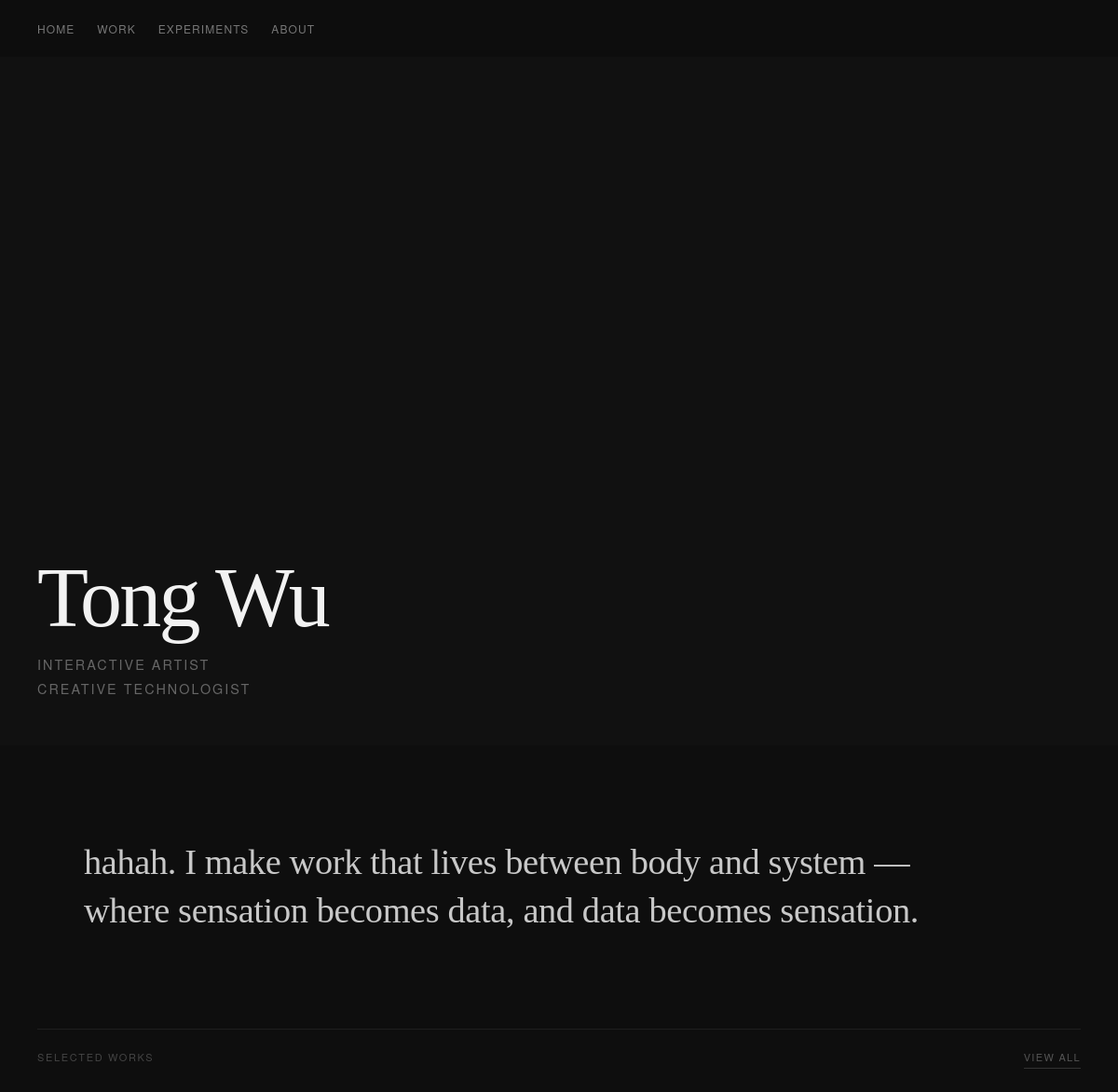
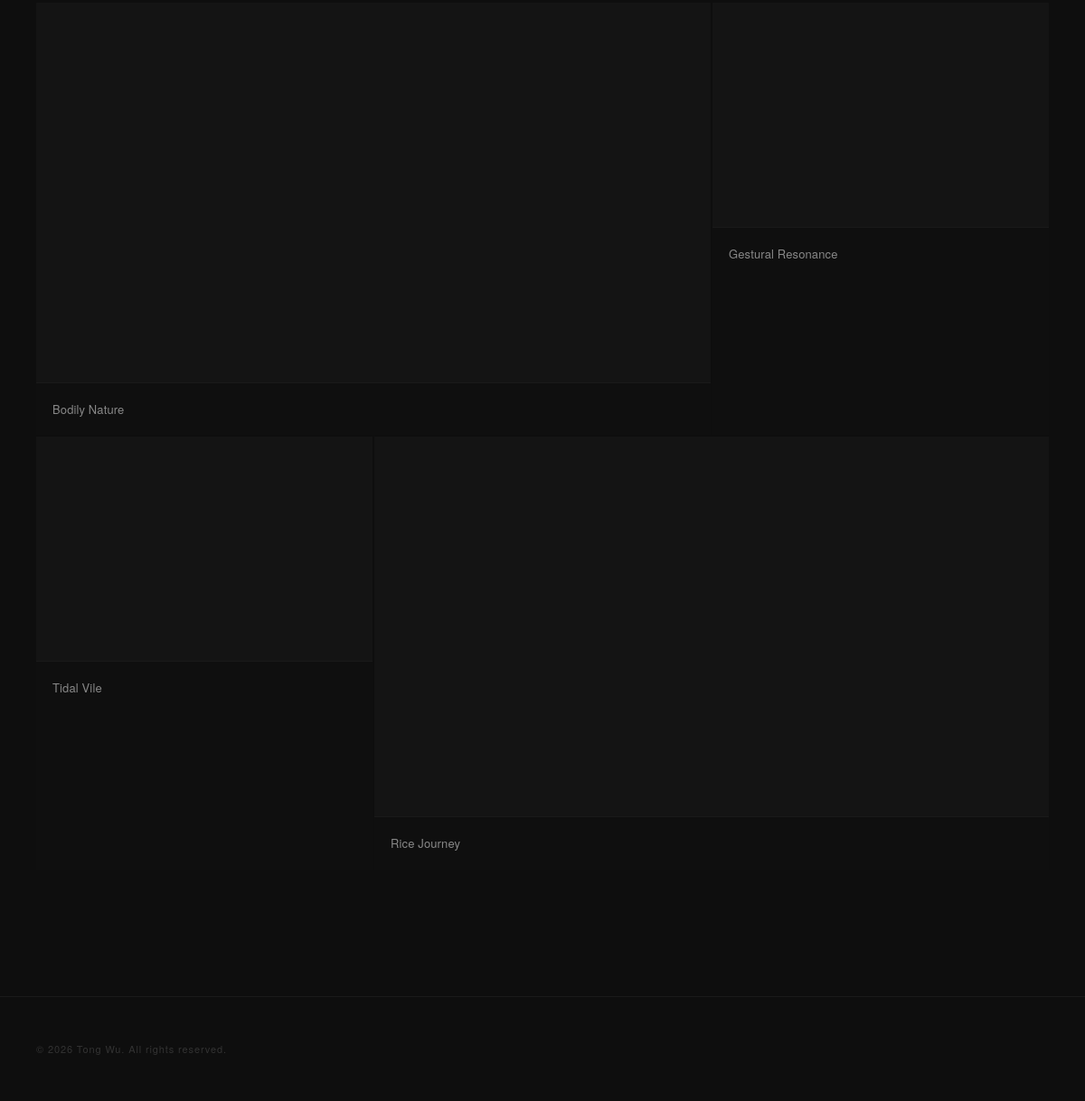
The page / on the database its author committed (2 pictures, top to bottom).
### tables this page shows
CREATE TABLE projects (
    id INTEGER PRIMARY KEY AUTOINCREMENT,
    title TEXT,
    slug TEXT,
    immersion TEXT,
    context TEXT,
    system_text TEXT,
    interaction_text TEXT,
    material TEXT,
    reflection TEXT
, year TEXT, category TEXT, cover_image TEXT, video_url TEXT, is_published INTEGER DEFAULT 1, created_at TEXT, updated_at TEXT, edit_count INTEGER DEFAULT 0, sort_order INTEGER DEFAULT 0, skillset TEXT, exhibition TEXT, location TEXT, sections TEXT, subtitle TEXT);

### public/index.php (called while the page is built)
<?php
require __DIR__ . '/router.php';

### public/home.php (the view, shortened to what this page needs)
<?php
require_once __DIR__ . '/../src/functions.php';
$all = get_all_projects();
$selected_slugs = ['beyond-pitaya', 'bodily-nature', 'tidal-vile', 'rice-journey', 'gestural-resonance'];
$selected = array_filter($all, fn($p) => in_array($p['slug'], $selected_slugs));
?>
<section class="home-hero">
  <div class="home-hero-image">
  </div>
  <div class="home-hero-text">
    <h1 class="home-name">Tong Wu</h1>
    <p class="home-tagline">Interactive Artist<br>Creative Technologist</p>
  </div>
</section>
<section class="home-ideology">
  <p class="home-ideology-text">
    hahah. I make work that lives between body and system —<br>
    where sensation becomes data, and data becomes sensation.
  </p>
</section>
<section class="home-selected">
  <div class="home-selected-header">
    <span class="home-selected-label">Selected Works</span>
    <a href="/work" class="view-all">View all</a>
  </div>
  <div class="home-works-grid">
    <?php $i = 0; foreach ($selected as $p):
        $large = $i === 0 || $i === 3;
    ?>
    <a href="/p/<?= htmlspecialchars($p['slug']) ?>"
       class="home-work-card<?= $large ? ' home-work-card--large' : '' ?>">
      <div class="home-work-image">
      </div>
      <div class="home-work-meta">
        <span class="home-work-title"><?= htmlspecialchars($p['title']) ?></span>
      </div>
    </a>
    <?php $i++; endforeach; ?>
  </div>
</section>

### public/css/style.css (style rules this page uses)
*, *::before, *::after { box-sizing: border-box; margin: 0; padding: 0; }
html { background: #0e0e0e; }
body { background: #0e0e0e; color: #d4d4d4; font-family: 'Georgia', serif; font-size: 17px; line-height: 1.75; -webkit-text-size-adjust: 100%; padding-top: 64px; }
.home-hero { margin-top: -64px; }
.view-all { display: inline-block; font-family: 'Helvetica Neue', sans-serif; font-size: 11px; letter-spacing: 0.12em; text-transform: uppercase; color: #555; text-decoration: none; border-bottom: 1px solid #333; padding-bottom: 2px; transition: color 0.2s, border-color 0.2s; }
.home-hero { position: relative; width: 100%; height: 100svh; min-height: 500px; display: flex; align-items: flex-end; justify-content: flex-start; padding: 48px 40px; overflow: hidden; background: #0a0a0a; }
.home-hero-image { position: absolute; inset: 0; background: #111; }
.home-hero-text { position: relative; z-index: 1; display: flex; flex-direction: column; gap: 16px; }
.home-name { font-size: clamp(2.1rem, 7.5vw, 6.75rem); font-weight: 400; color: #f2f2f2; letter-spacing: -0.03em; line-height: 0.95; }
.home-tagline { font-family: 'Helvetica Neue', sans-serif; font-size: clamp(0.65rem, 2vw, 0.9rem); letter-spacing: 0.14em; text-transform: uppercase; color: #666; line-height: 1.8; }
.home-ideology { padding: 100px 40px; max-width: 1100px; margin: 0 auto; }
.home-ideology-text { font-size: clamp(1.25rem, 3.2vw, 2.6rem); font-weight: 400; color: #c8c8c8; line-height: 1.35; letter-spacing: -0.01em; }
.home-selected { padding: 0 40px 100px; max-width: 1200px; margin: 0 auto; }
.home-selected-header { display: flex; align-items: baseline; justify-content: space-between; margin-bottom: 28px; border-top: 1px solid #1f1f1f; padding-top: 20px; }
.home-selected-label { font-family: 'Helvetica Neue', sans-serif; font-size: 11px; letter-spacing: 0.15em; text-transform: uppercase; color: #444; }
.home-works-grid { display: grid; grid-template-columns: 1fr 1fr 1fr; gap: 2px; }
.home-work-card--large:first-child { grid-column: span 2; }
.home-work-card--large:not(:first-child) { grid-column: span 2; }
.home-work-card { display: block; text-decoration: none; background: #0f0f0f; overflow: hidden; }
.home-work-image { width: 100%; aspect-ratio: 3 / 2; background: #141414; overflow: hidden; position: relative; }
.home-work-card--large .home-work-image { aspect-ratio: 16 / 9; }
.home-work-meta { padding: 14px 18px; border-top: 1px solid #1a1a1a; }
.home-work-title { font-family: 'Helvetica Neue', sans-serif; font-size: 13px; color: #888; letter-spacing: 0.01em; transition: color 0.2s; }

### rows shown on the page
projects: title "Bodily Nature"
projects: title "Gestural Resonance"
projects: title "Tidal Vile"
projects: title "Rice Journey"
